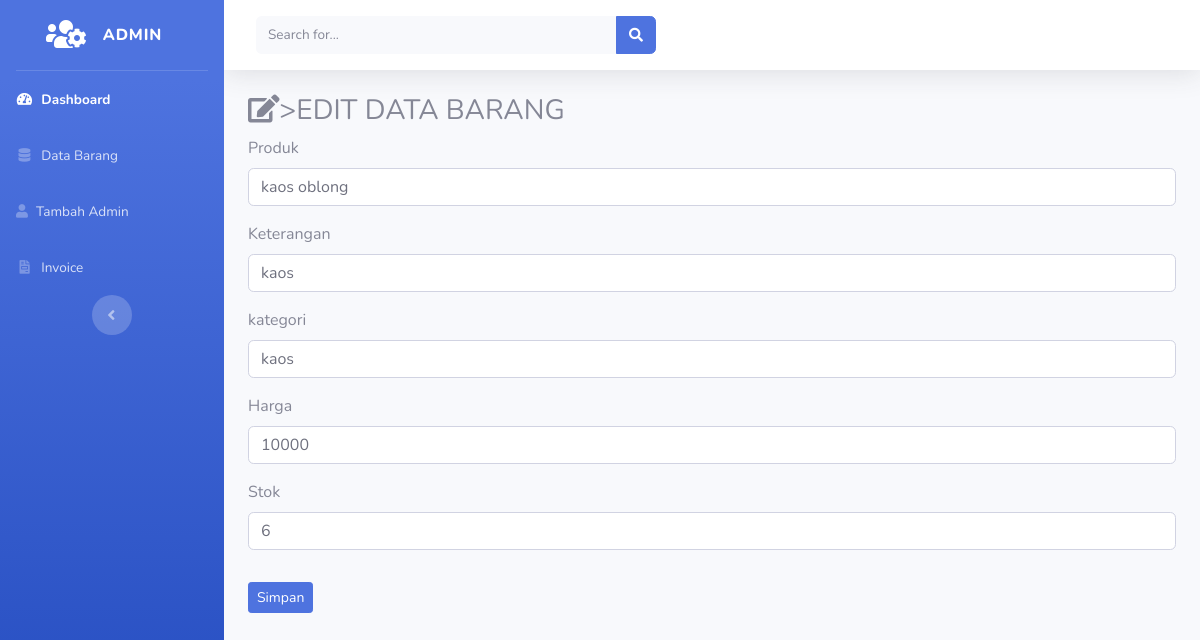
Screenshot of /admin/data_barang/edit/4 with the database file from the repository.
### tables this page shows
CREATE TABLE `produk` (
  `id_produk` int NOT NULL,
  `produk` varchar(150) NOT NULL,
  `keterangan` varchar(1000) NOT NULL,
  `kategori` varchar(500) NOT NULL,
  `harga` int NOT NULL,
  `stok` int NOT NULL,
  `gambar` text NOT NULL
);

### application/controllers/admin/Data_barang.php (called while the page is built, shortened)
<?php
class Data_barang extends CI_Controller{
    public function __construct()
    {
            $this->load->model('Model_produk');
    }
    public function edit($id){
        $where = array('id_produk' =>$id);
        $data['barang'] = $this->Model_produk->edit_barang($where, 'produk')->result();
        $this->load->view('templates_admin/header');
        $this->load->view('templates_admin/sidebar');
        $this->load->view('admin/edit_barang', $data);
        $this->load->view('templates_admin/footer');
    }
}

### index.php (called while the page is built, shortened)
<?php
require_once BASEPATH.'core/CodeIgniter.php';

### application/models/Model_produk.php (called while the page is built, shortened)
<?php
class Model_produk extends CI_Model{
    public function edit_barang($where,$table){
        return $this->db->get_where($table,$where);
    }
}

### application/views/admin/edit_barang.php (the view, shortened to what this page needs)
<div class="container-fluid">
	<h3><i class="fas fa-edit"></i>></i>EDIT DATA BARANG</h3>
	<?php foreach($barang as $brg) : ?>
		<form method="post" action="<?php echo base_url().'admin/data_barang/update' ?>">
			<div class="form-group">
				<label>Produk</label>
				<input type="text" name="produk" class="form-control" value="<?php echo $brg->produk ?>">
			</div>
			<div class="form-group">
				<label>Keterangan</label>
				<input type="text" name="keterangan" class="form-control" value="<?php echo $brg->keterangan ?>">
			</div>
			<div class="form-group">
				<label>kategori</label>
				<input type="text" name="kategori" class="form-control" value="<?php echo $brg->kategori ?>">
			</div>
			<div class="form-group">
				<label>Harga</label>
				<input type="text" name="harga" class="form-control" value="<?php echo $brg->harga ?>">
			</div>
			<div class="form-group">
				<label>Stok</label>
				<input type="text" name="stok" class="form-control" value="<?php echo $brg->stok ?>">
			</div>
			<button type="submit" class="btn btn-primary btn-sm mt-3"> Simpan</button>
		</form>
	<?php endforeach; ?>
</div>

### rows the page displays
produk: produk "kaos oblong", keterangan "kaos", kategori "kaos", harga "10000", stok "6"
